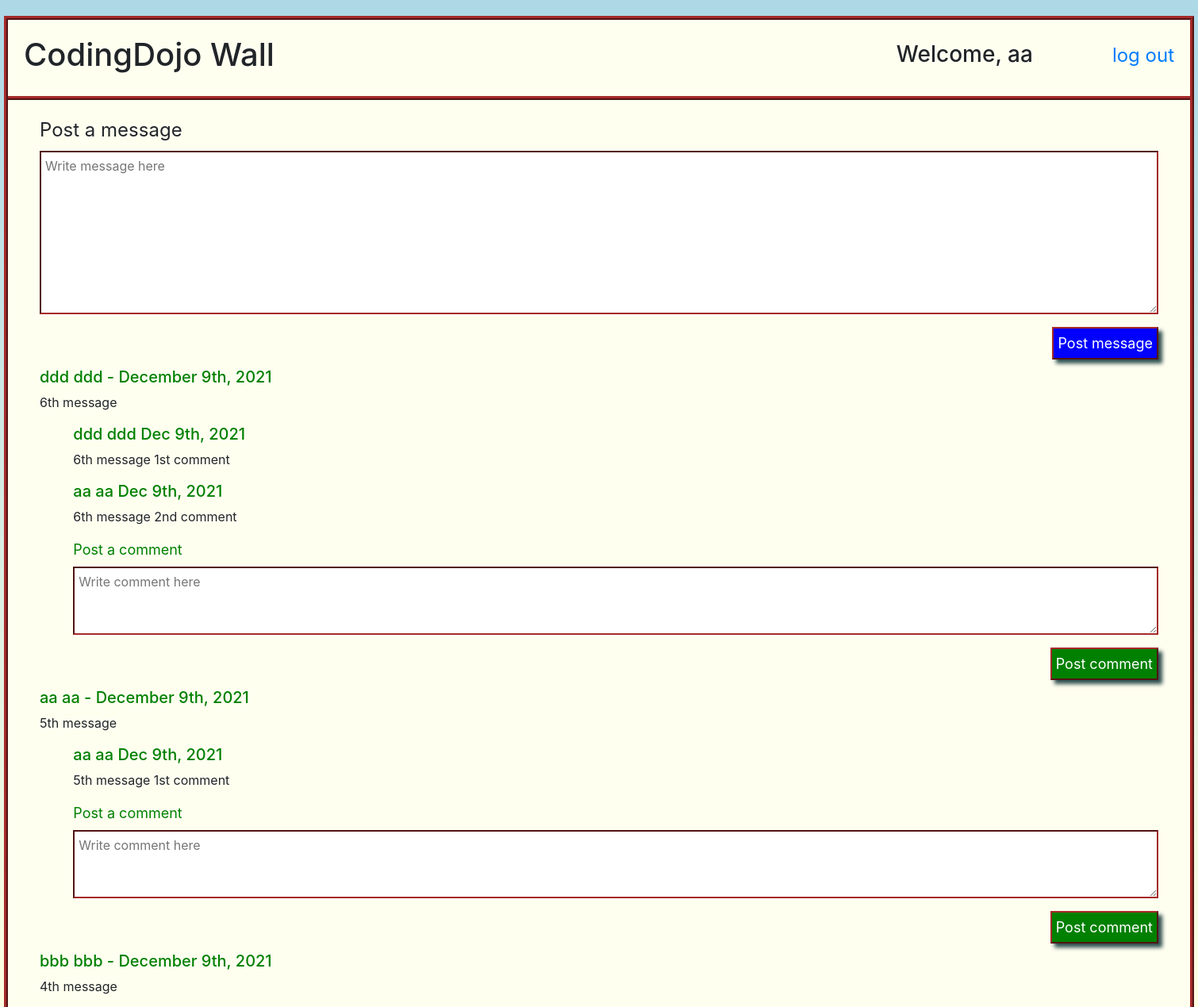
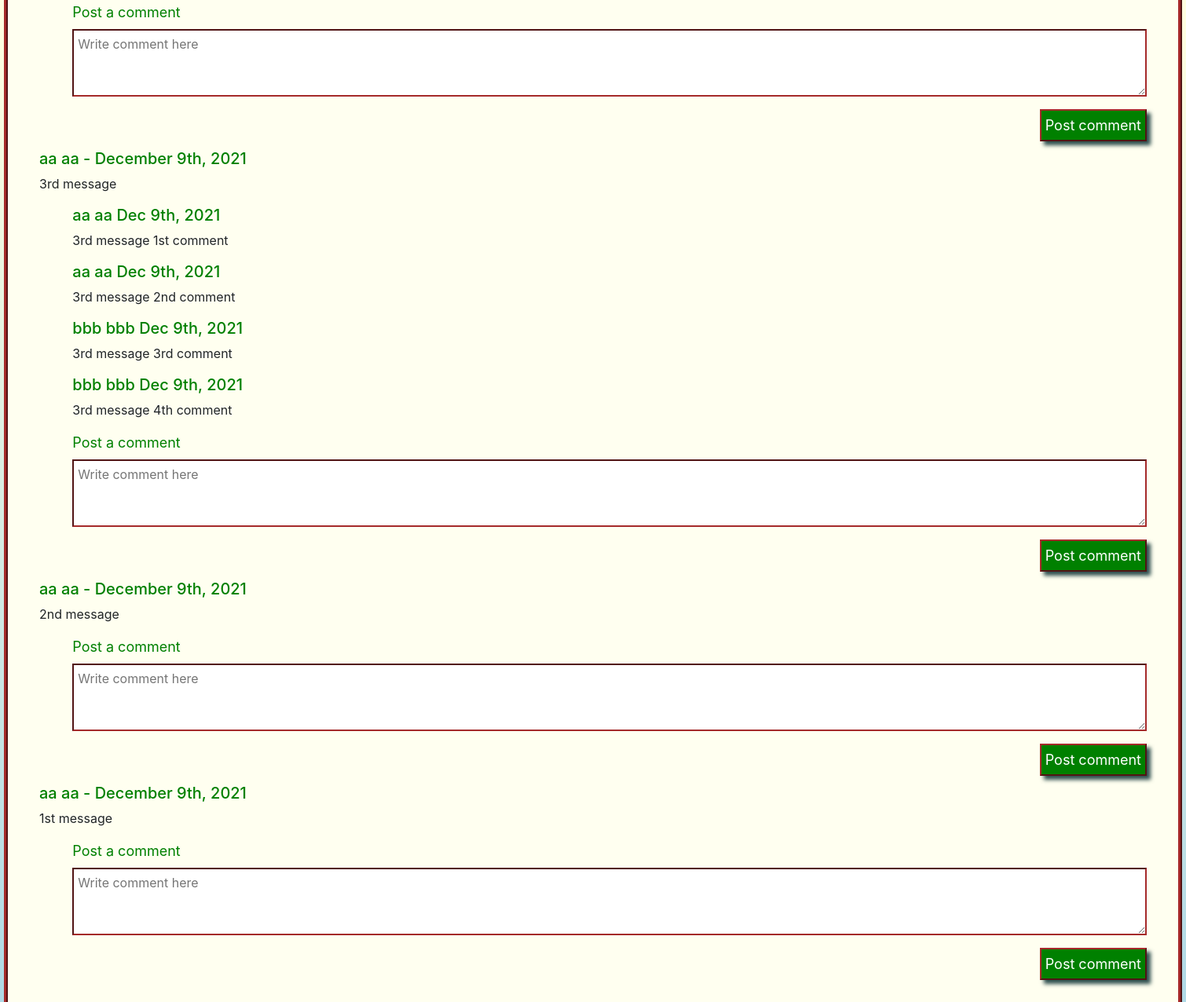
Page /wall (signed in) on the committed database (2 pictures, top to bottom).
### app_folder/models.py (models this page shows)
class User(models.Model):
    first_name = models.CharField(max_length=50)
    last_name = models.CharField(max_length=50)
    birthday = models.DateField()
    email = models.CharField(max_length=50)
    password = models.CharField(max_length=50)
    objects = UserManager()

### wall_app/models.py (models this page shows)
class Message(models.Model):
    body = models.TextField()
    user = models.ForeignKey(User, related_name="users", on_delete = models.CASCADE)
    date = models.DateTimeField(auto_now_add=True)
    deletable = models.BooleanField(default=False)

class Comment(models.Model):
    body = models.TextField()
    user = models.ForeignKey(User, related_name="user_comments", on_delete = models.CASCADE)
    message = models.ForeignKey(Message,related_name="message_comments", on_delete = models.CASCADE)
    date = models.DateTimeField(auto_now_add=True)
    deletable = models.BooleanField(default=False)

### wall_app/views.py (the view)
# urls.py: path('wall',views.wall),
def wall(request):
    user_id = request.session.get('user_id')
    now = datetime.now().replace(tzinfo=None)
    if user_id:
        for message in Message.objects.all():
            date = message.date.replace(tzinfo=None)
            time_limit = timedelta(minutes=30)
            if message.user.id == user_id and now - date < time_limit:
                message.deletable = True
                message.save()
            else:
                message.deletable = False
                message.save()
        for comment in Comment.objects.all():
            date = comment.date.replace(tzinfo=None)
            time_limit = timedelta(minutes=30)
            if comment.user.id == user_id and now - date < time_limit:
                comment.deletable = True
                comment.save()
            else:
                comment.deletable = False
                comment.save()
        context = {
            'user' : User.objects.get(id=user_id),
            'messages' : Message.objects.all().order_by("-id"),
            'comments' : Comment.objects.all(),
        }
        return render(request,"wall.html",context)
    else:
        return redirect('/')

### wall_app/templates/wall.html (shortened to what this page needs)
<!DOCTYPE html>
<html lang="en">
<head>
    {% load static %}
    <link rel="stylesheet" href="{% static 'css/style2.css' %}">
    <link rel="stylesheet" href="https://stackpath.bootstrapcdn.com/bootstrap/4.5.2/css/bootstrap.min.css">
</head>
<body>
    <div id="wrapper1">
        <div id="header">
            <h1>CodingDojo Wall</h1>
            <div id="welcome">
                <h3>Welcome, {{user.first_name}} </h3>
                <a id="logout" href="/logout">log out</a>
            </div>
        </div>
        <div id="wrapper3">
            <form action="/post_message" method="post">
                <label for="message">Post a message</label>
                <textarea name="message" class="enter_message" placeholder="Write message here" rows="8"></textarea>
                <div class="submit">
                    <input type="submit" class="submit_message" value="Post message">
                </div>
            </form>
            {% for message in messages %}
                <h5>{{message.user.first_name}} {{message.user.last_name}} - {{ message.date|date:"F jS, Y" }}</h5>
                <p class="inline_block"> {{message.body}}</p>
                {% for comment in message.message_comments.all %}
                    <h5 class="comment"> {{comment.user.first_name}} {{comment.user.last_name}} {{comment.date|date:"M jS, Y" }} </h5>
                    <p class="comment inline_block"> {{comment.body}}</p>
                {% endfor %}
                <form action="/post_comment/{{message.id}}" method="post">
                    <label class="shorter comment" for="comment">Post a comment</label>
                    <textarea name="comment" class="shorter comment" placeholder="Write comment here" rows="3"></textarea>
                    <div class="submit">
                        <input type="submit" class="comment submit_comment" value="Post comment">
                    </div>
                </form>
            {% endfor %}
        </div>
    </div>
</body>
</html>

### wall_app/static/css/style2.css (style rules this page uses)
* { margin:0px; border:0px; padding:0px; box-sizing: border-box; }
body { background-image: linear-gradient(lightblue,lightyellow,lightblue); }
#wrapper1 { margin:20px auto; width:1500px; min-height:900px; background-color: ivory; border:brown 5px ridge; }
#wrapper3 { padding:20px 40px; }
h1 { margin:0px 0px 30px 0px; }
form div { width:49%; display:inline-block; align-items: center; }
label { width:100%; font-size:x-large; text-align: left; }
label[for="comment"] { font-size: large; color:green; }
input { width:59%; padding:10px; margin-bottom:20px; border:brown 2px solid; }
input[type="submit"] { padding:5px; text-align: center; width:fit-content; font-size:large; box-shadow: 5px 5px 5px darkslategrey; border: brown outset 2px; color:white; }
.submit_message { background-color: blue; }
.submit_comment { background-color: green; }
textarea { border:brown inset 2px; padding:5px; background-color: white; }
.enter_message { width:100%; }
.comment { margin-left:3%; }
.shorter { width:97%; }
#logout { float:right; font-size: x-large; }
h5 { color:green; }
#header { display:flex; justify-content: space-between; align-items: center; padding:20px; border-bottom: brown 5px ridge; }
#header h3 { display:inline-block; margin-right:100px; }
.submit { margin:10px 0px; width:100%; text-align: right; }
.inline_block { display:inline-block; }

### rows in the picture
User: first_name "aa"
Message: user.first_name "ddd", user.last_name "ddd", date "December 9th, 2021", body "6th message"
Comment: user.first_name "ddd", user.last_name "ddd", date "Dec 9th, 2021", body "6th message 1st comment"
Comment: user.first_name "aa", user.last_name "aa", date "Dec 9th, 2021", body "6th message 2nd comment"
Message: user.first_name "aa", user.last_name "aa", date "December 9th, 2021", body "5th message"
Comment: user.first_name "aa", user.last_name "aa", date "Dec 9th, 2021", body "5th message 1st comment"
Message: user.first_name "bbb", user.last_name "bbb", date "December 9th, 2021", body "4th message"
Message: user.first_name "aa", user.last_name "aa", date "December 9th, 2021", body "3rd message"
Comment: user.first_name "aa", user.last_name "aa", date "Dec 9th, 2021", body "3rd message 1st comment"
Comment: user.first_name "aa", user.last_name "aa", date "Dec 9th, 2021", body "3rd message 2nd comment"
Comment: user.first_name "bbb", user.last_name "bbb", date "Dec 9th, 2021", body "3rd message 3rd comment"
Comment: user.first_name "bbb", user.last_name "bbb", date "Dec 9th, 2021", body "3rd message 4th comment"
Message: user.first_name "aa", user.last_name "aa", date "December 9th, 2021", body "2nd message"
Message: user.first_name "aa", user.last_name "aa", date "December 9th, 2021", body "1st message"
